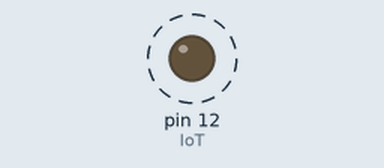
This sketch was run on a simulated Arduino Uno, built with avr-gcc and run on an emulated ATmega328P. Shown: output pins drawn as LEDs (lit = HIGH). Dashed ring = blinking.

Above: at 0.25 s.
Timing chart, 0 to 3.0 s (numbered marks = the images above):
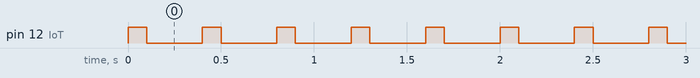

Measured:
- by itself, pin 12 (IoT): alternates HIGH for 0.10 s and LOW for 0.30 s

The sketch:

LED_Test.ino
```cpp
void setup() {
  // ตั้งค่าสถานะพิน ให้เป็นโหมดส่งออก หมายเลขพิน ไม่ต้องใส่ IO
  // เช่น IO12 ก็ใส่หมายเลข 12 ไปเลย
  pinMode(12, OUTPUT);    // IoT
}

void loop() {
  // ปิด LED

  digitalWrite(12,HIGH);
  delay(100);

  // เปิด LED
  digitalWrite(12,LOW);
  delay(300);
}
```
